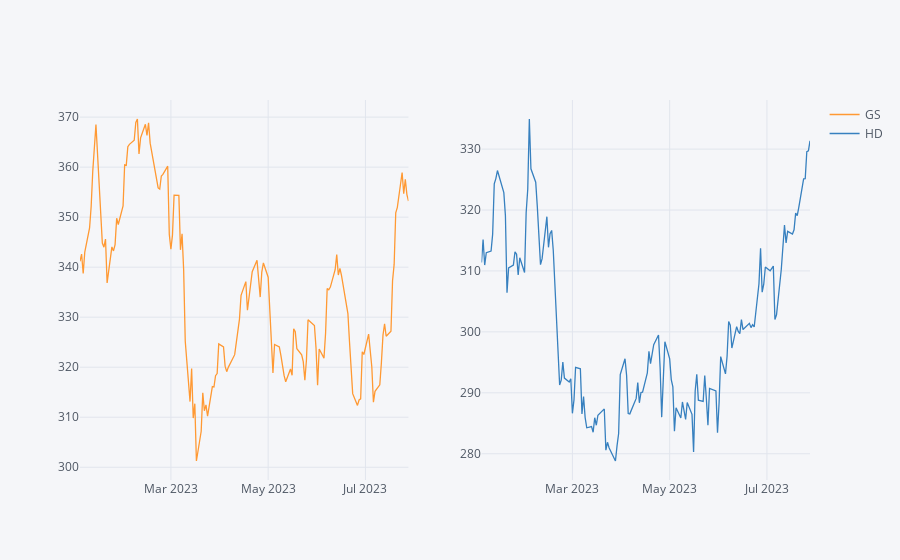

This figure's notebook cell:
### Code cell
# Use subplots
df4[['GS', 'HD']].iplot(subplots=True)

### Figure 1 — Plotly figure (JSON) as saved in the notebook; plotly's stock layout.template omitted (floating-point values rounded to 4 significant figures; data arrays with more than 128 entries replaced by an {"elided": "..."} marker saying what was removed)
{"data": [{"line": {"color": "rgba(255, 153, 51, 1.0)", "dash": "solid", "shape": "linear", "width": 1.3}, "mode": "lines", "name": "GS", "text": "", "type": "scatter", "x": {"elided": "143 str values"}, "xaxis": "x", "y": {"elided": "143 float values"}, "yaxis": "y"}, {"line": {"color": "rgba(55, 128, 191, 1.0)", "dash": "solid", "shape": "linear", "width": 1.3}, "mode": "lines", "name": "HD", "text": "", "type": "scatter", "x": {"elided": "143 str values"}, "xaxis": "x2", "y": {"elided": "143 float values"}, "yaxis": "y2"}], "layout": {"legend": {"bgcolor": "#F5F6F9", "font": {"color": "#4D5663"}}, "paper_bgcolor": "#F5F6F9", "plot_bgcolor": "#F5F6F9", "title": {"font": {"color": "#4D5663"}}, "xaxis": {"anchor": "y", "domain": [0, 0.45], "gridcolor": "#E1E5ED", "showgrid": true, "tickfont": {"color": "#4D5663"}, "title": {"font": {"color": "#4D5663"}, "text": ""}, "zerolinecolor": "#E1E5ED"}, "xaxis2": {"anchor": "y2", "domain": [0.55, 1], "gridcolor": "#E1E5ED", "showgrid": true, "tickfont": {"color": "#4D5663"}, "title": {"font": {"color": "#4D5663"}, "text": ""}, "zerolinecolor": "#E1E5ED"}, "yaxis": {"anchor": "x", "domain": [0, 1], "gridcolor": "#E1E5ED", "showgrid": true, "tickfont": {"color": "#4D5663"}, "title": {"font": {"color": "#4D5663"}, "text": ""}, "zerolinecolor": "#E1E5ED"}, "yaxis2": {"anchor": "x2", "domain": [0, 1], "gridcolor": "#E1E5ED", "showgrid": true, "tickfont": {"color": "#4D5663"}, "title": {"font": {"color": "#4D5663"}, "text": ""}, "zerolinecolor": "#E1E5ED"}}}
